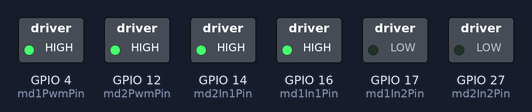
A sketch run on a simulated ESP32. On the bench: switched loads named in the sketch (green lamp = pin HIGH).

Above: at 2.7 s.
At 13.7 s:
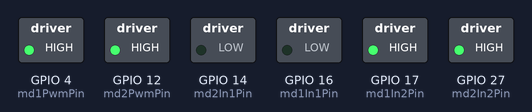
At 24.7 s:
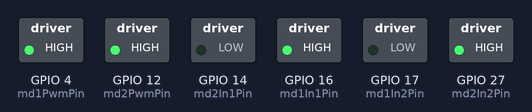
At 35.7 s:
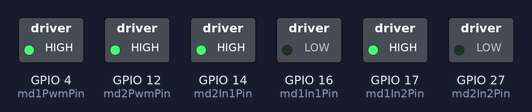
At 52.2 s:
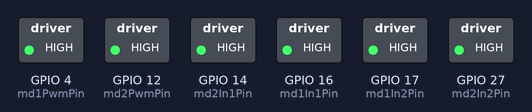
Timing chart, 0 to 57.2 s (numbered marks = the images above):
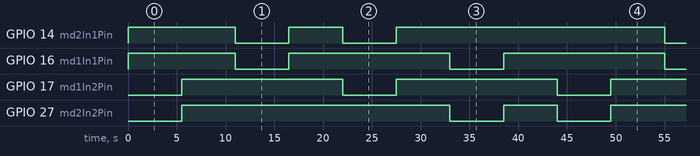

Measured:
- by itself, GPIO 14 (md2In1Pin), GPIO 27 (md2In2Pin): repeats every 44.0 s: LOW 5.5 s, HIGH 5.5 s, LOW 5.5 s, HIGH 27.5 s
- by itself, GPIO 16 (md1In1Pin): repeats every 22.0 s: LOW 5.5 s, HIGH 16.5 s
- by itself, GPIO 17 (md1In2Pin): alternates HIGH for 16.5 s and LOW for 5.5 s

The sketch:

sketch_motor.ino
```cpp
/**
 * Test Motor
 */

// Motor Driver 1
const int md1PwmPin = 4;
const int md1In1Pin = 16;
const int md1In2Pin = 17;

// Motor Driver 2
const int md2PwmPin = 12;
const int md2In1Pin = 14;
const int md2In2Pin = 27;

void setup() {
  Serial.begin(115200);

  // Motor driver 1 setting
  pinMode(md1PwmPin, OUTPUT);
  pinMode(md1In1Pin, OUTPUT);
  pinMode(md1In2Pin, OUTPUT);

  // Motor driver 2 setting
  pinMode(md2PwmPin, OUTPUT);
  pinMode(md2In1Pin, OUTPUT);
  pinMode(md2In2Pin, OUTPUT);

  digitalWrite(md1PwmPin, HIGH);
  digitalWrite(md2PwmPin, HIGH);
}

void loop() {
  go();
  delay(5000);
  brake();
  delay(5000);

  back();
  delay(5000);
  brake();
  delay(5000);

  rightTurn();
  delay(5000);
  brake();
  delay(5000);

  leftTurn();
  delay(5000);
  brake();
  delay(5000);
}

void go() {
  digitalWrite(md1In1Pin, HIGH);
  digitalWrite(md1In2Pin, LOW);
  digitalWrite(md2In1Pin, HIGH);
  digitalWrite(md2In2Pin, LOW);
  delay(500);
}

void back() {
  digitalWrite(md1In1Pin, LOW);
  digitalWrite(md1In2Pin, HIGH);
  digitalWrite(md2In1Pin, LOW);
  digitalWrite(md2In2Pin, HIGH);
  delay(500);
}

void rightTurn() {
  digitalWrite(md1In1Pin, HIGH);
  digitalWrite(md1In2Pin, LOW);
  digitalWrite(md2In1Pin, LOW);
  digitalWrite(md2In2Pin, HIGH);
  delay(500);
}

void leftTurn() {
  digitalWrite(md1In1Pin, LOW);
  digitalWrite(md1In2Pin, HIGH);
  digitalWrite(md2In1Pin, HIGH);
  digitalWrite(md2In2Pin, LOW);
  delay(500);
}

void brake() {
  digitalWrite(md1In1Pin, HIGH);
  digitalWrite(md1In2Pin, HIGH);
  digitalWrite(md2In1Pin, HIGH);
  digitalWrite(md2In2Pin, HIGH);
  delay(500);
}
```
